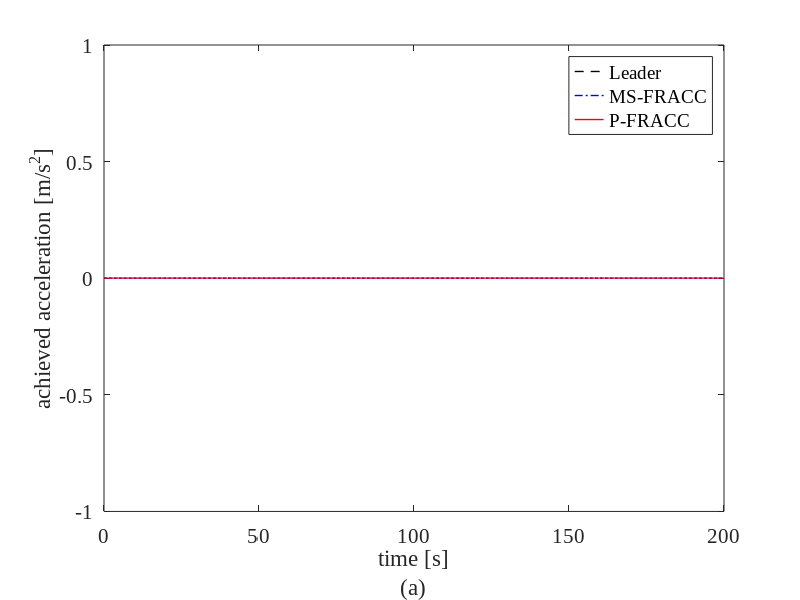
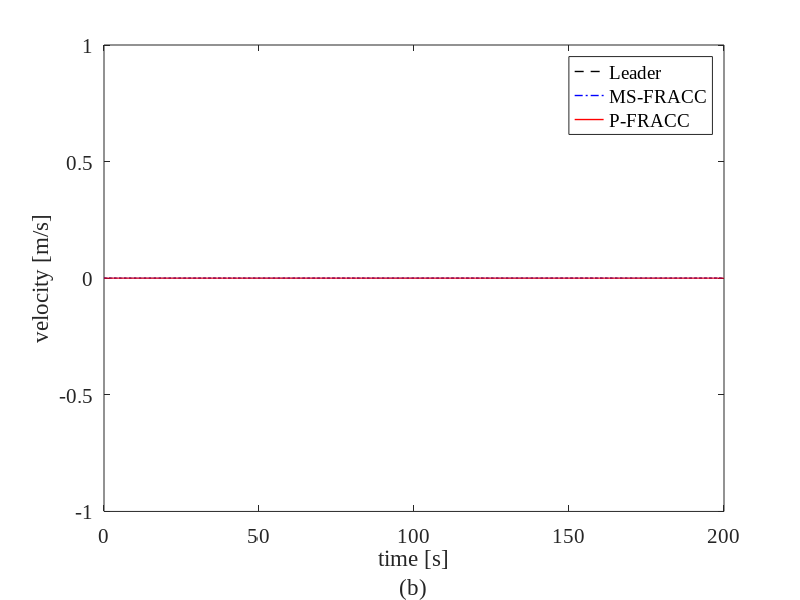

MATLAB code for these plots, in order:
% Feedback ACC model
% A platoon of vehicles where leader behaviour is exogenous
function FR_ACC_code
clear all; close all;

% General simulation controller parameters
s0 = 3;         % minimum gap at standstill [m]
td = 1.2;       % desired time gap [s]
l = 4;          % vehicle length [m]
r = 150;        % on-board sensor range [m]
u_max = 1.5;    % maximum acceleration [m/s^2]
u_min = -8;     % minimum acceleration [m/s^2]
T = 200; % Simulation time [s]
dt_sim = 0.1; % simulation time step [s]
n_sim = T/dt_sim; % number of simulation steps
n_f = 1; % number of followers in the platoon, excluding the leader



% Intake of case and delay
cs=input('what is the case (choose a number 1-5, 1:stop and go, 2:normal, 3: emergency braking, 4:cut in, 5: user defined): '); 
rt=input('what is the sensor delay( >0, in terms of simulation step, i.e entry 1 means sensor delay of 0.1s with time step 0.1s):  ');
ad=input('what is the adaptation delay( >0, in terms of simulation step, i.e entry 1 means sensor delay of 0.1s with time step 0.1s):  ');

% Reference FRACC parameters (Moon et al. 2009)
tau=1.2;                  % FRACC linear coefficient cd
Tdelay = 0.5;             % time delay [s] parameter in (Moon FRACC)
Treaction = 0.8;          % Reaction time [s] parameter in (Moon FRACC)
mu = 1;                   % coeficient of friction in (Moon FRACC)
ITTC =zeros(n_f,n_sim);   % inverse travel time (Moon FRACC)
CM =zeros(n_f,n_sim);     % Control Mode (Moon FRACC)
CD =zeros(n_f,n_sim);     % Equilibrium distance (Moon FRACC)
dbr =zeros(n_f,n_sim);    % FRACC braking distance
dw =zeros(n_f,n_sim);     % FRACC warning distance
tst =zeros(n_f,n_sim);    % FRACC test
X = zeros(n_f,n_sim);     % warning index (Moon FRACC)
AF = zeros(n_f,n_sim);    % Acceleration of two followers  (close loop)
VF = zeros(n_f,n_sim);    % Speed of two followers (close loop)
XF = zeros(n_f,n_sim);    % Position of two followers (close loop)
S = zeros(n_f,n_sim);     % Gap of two followers (close loop)
DV = zeros(n_f,n_sim);    % Relative speed of two followers (close loop)
ve = zeros(n_f,n_sim);
test1= zeros(n_f,n_sim);
test2= zeros(n_f,n_sim);
TEM = zeros(n_f,5);
TTM = zeros(n_f,1);
JM = zeros(n_f,n_sim);
JEM = zeros(n_f,5);
TJM = 0;
ASM= 0;
%proposed controller parameters
% k1 =0.1 , k2 = 5.4 for better collision avoidance performance
k1 = 0.18;      % weight on equilibrium speed
k2 = 1.93;      % weight on realtive speed

T1= zeros(n_f,n_sim);    % Test term1
T2 = zeros(n_f,n_sim);    % Test term2
T3 = zeros(n_f,n_sim);   % Test term3
AFp = zeros(n_f,n_sim);    % Acceleration of two followers  (close loop)
VFp = zeros(n_f,n_sim);    % Speed of two followers (close loop)
XFp = zeros(n_f,n_sim);    % Position of two followers (close loop)
DVp = zeros(n_f,n_sim);    % Relative speed of two followers (close loop)
Sp = zeros(n_f,n_sim);     % Gap of two followers (close loop)
TEP = zeros(n_f,5);
TTP=zeros(n_f,1);
JP = zeros(n_f,n_sim);
JEP = zeros(n_f,5);
TJP =  0;
ASP = 0;            

% pre-allocation of close-loop variables
AL = zeros(1,n_sim);    % Acceleration of leader (close loop)
vleader = zeros(1,n_sim); % Speed of leader (close loop)
xleader = zeros(1,n_sim); % Speed of leader (close loop)


% SET UP INITIAL CONDITIONS
% start velocity of the leader
 switch cs
        case 1
            vleader(1) =5.5;
        case 2
            vleader(1) =20;
        case 3
             vleader(1) =22.2;
        case 4
             vleader(1) =22.2;
        case 5
             vleader(1) =0;
         case 0
            vleader(1) =input('what is the initial velocity of leader in m/s ');
 end
 
% FRACC Initial state
xleader(1) = 500;                   % Initial position of leader [m]
VF(:,1) = vleader(1);               % initial velocity of follower
S(:,1) = vleader(1) * td + s0;      % starting with equilibrium gap
XF(1,1) = xleader(1) - S(1,1)-l;    % position of follower 1
XF(2:n_f,1) = XF(1:n_f-1,1) - S(2:n_f,1) - l; % positions of subsequent folowers

% Proposed controller intial state
VFp(:,1) = vleader(1);    % initial velocity of follower
Sp(:,1) = vleader(1) * td + s0; % starting with equilibrium gap
XFp(1,1) = xleader(1) - Sp(1,1)-l;  % position of follower 1
XFp(2:n_f,1) = XFp(1:n_f-1,1) - Sp(2:n_f,1) - l; % positions of subsequent folowers

% main loop for simulation
for k = 1:n_sim-1
    t = k*dt_sim;
    
    % Predefined leader acceleration( collision ):
    switch cs
        case 1 % Stop and Go (make starting vel= 5.5)
             if (t > 3) && (t <= 4)
                AL(k) =  0;
           elseif (t > 5) && (t <= 20)
                AL(k) = -0.38;
                k;
           elseif (t > 40) && (t <= 80)
                AL(k) = 0.39;
                k;
            elseif (t > 130) && (t <= 170)
                AL(k) = -0.39;
                k;
             else 
                AL(k) = 0;
             end
        case 2 % normal ACC Scenario(make starting velocity 20)
            if (t > 3) && (t <= 4)
                AL(k) =  0;
               
            elseif (t > 70) && (t <= 80)
                AL(k) = 0.5;
                k;
            elseif (t > 140) && (t <= 160)
                AL(k) = -0.5;
                k;
             else 
                AL(k) = 0;
            end
        case 3 % Emergency braking (make starting velocity 22.2)
            if (t > 3) && (t <= 4)
                AL(k) =  0;
            elseif (t > 60) && (t <= 70)
                AL(k) = -4.45;
                k;
             else 
                AL(k) = 0;
            end
         case 4 % CUT IN (make starting velocity 22.2)
            if (t > 3) && (t <= 4)
                AL(k) =  0;
                      
            elseif (t == 60) 
                xleader(k)= xleader(k)-(Sp(1,k)./2);
                Sp(1,k) = Sp(1,k)./2;
                S(1,k) = S(1,k)./2;
            else 
                AL(k) = 0;
            end
          case 5 % add your own code scenario here
           
           
    end
    
    
    %% First forward;
    ve(:,k) = (Sp(:,k) - s0)/td; % equilibrium speed 
    ve(:,k) = max(ve(:,k),0); 
    
    %SIMULATION OF FRACC-moon et.al.2009
    CD(1,k) = s0 + (tau* vleader(k));
    % control mode decision
    if k<(rt)&&(k~=1)
    AF(:,k)= AF(:,k-1);
    elseif (k<n_sim-rt+1)
    ITTC(:,k) = (-DV( : ,k))./S( : ,k);
    for j=1:n_f
        P = FRACCparameters(VF(j,k));
        if j>1
            CD(j,k) = s0 + (tau* VF(j-1,k));
        end
        dbr(j,k) = (-DV(j,k)*Tdelay)+ (mu*((VF(j,k).^2-(VF(j,k)+DV(j,k)).^2))/(2*P(1)));
        dw(j,k) = (-DV(j,k)*Tdelay)+ (mu*((VF(j,k).^2-(VF(j,k)+DV(j,k)).^2))/(2*P(1)))+ (VF(j,k)*Treaction);
        X(j,k) = (S( j,k)- dbr(j,k))/(dw(j,k) - dbr(j,k));
        tst(j,k) =  CD(j,k);    
        if (X(j,k) > 1.19) && (ITTC(j,k)< 0.21) %CONTROL MODE 1
        CM (j,k)=1;
        AF(j,k+rt) = (min(P(1),max((-P(3)*(CD(j,k)- S(j,k))- P(4)*DV(j,k)),P(2))))/ad +(AF(:,k+rt-1)*(1-(1/ad)));
        test1(j,k)= P(3);
        test2(j,k)= P(4);  
        elseif(X(j,k) < 0.81) && (ITTC(j,k)> 0.49) %CONTROL MODE 3
        CM (j,k)=3;
        fprintf('Collision avoidance activated by %d at %d \n',j,(k*0.1));
        AF(j,k+rt)  = (P(5)*(f1(X(j,k)))+ P(6)*f2(ITTC(j,k)))/ad +(AF(:,k+rt-1)*(1-(1/ad)));
        test1(j,k)= P(3);
        test2(j,k)= P(4); 
        elseif (X(j,k)< 1.19)||(ITTC(j,k)>0.21);   %CONTROL MODE 2
        CM (j,k)=2;
        AF(j,k+rt) = (max((-P(3)*(CD(j,k)- S(j,k))- (P(4)*DV(j,k))),-4))/ad +(AF(:,k+rt-1)*(1-(1/ad)));
        test1(j,k)= P(3);
        test2(j,k)= P(4);         
        end
                         
    end
    end
       
    %SIMULATION OF THE PROPOSED CONTROLLER
    if k<(rt)&&(k~=1)
        AFp(:,k)= AFp(:,k-1);
    elseif (k<n_sim-rt+1)
        T2(:,k) = k2*DVp(:,k).*((-1./(1+(1.*exp(-(0.01.*Sp(:,k)))))+1));
        AFp(:,k+rt)  = ((k1*(min((Sp(:,k)-s0),36)- VFp(:,k)*td)+ T2(:,k))/ad)+(AFp(:,k+rt-1)*(1-(1/ad)));
        T1(:,k+rt)= DVp(:,k)<=0;
        T3(:,k+rt) =  k2*((-1/(1+exp(-0.01.*(Sp(:,k)-3))))+1);
    end
          
     
    % Limited acceleration
    AF(:,k) = max(AF(:,k), u_min);
    AF(:,k) = min(AF(:,k), u_max);
    AFp(:,k) = min(AFp(:,k), u_max);
    % Limit acceleration such that v >= 0
    AF(:,k) = max(AF(:,k),-VF(:,k)/dt_sim);
    AFp(:,k) = max(AFp(:,k),-VFp(:,k)/dt_sim);
    AL(k)=max(AL(k),-vleader(k)/dt_sim);
    
    switch cs
        case 1 % Stop and Go (make starting vel= 5.5)
            if(t>3) 
               JM(:,k) = abs(AF(:,k)- AF(:,k-1));
               JP(:,k) = abs(AFp(:,k)- AFp(:,k-1));
            end            
            if (t > 20) && (t <= 50)
                if(abs(AL(:,k)- AFp(:,k))> 0.01)
                 TEP(:,1)= TEP(:,1)+ dt_sim;
                 JEP(:,1) = JEP(:,1)+JP(:,k);
                end
                if(abs(AL(:,k)- AF(:,k))> 0.01)
                 TEM(:,1)= TEM(:,1)+ dt_sim;
                 JEM(:,1) = JEM(:,1)+JM(:,k);
                end
            elseif (t > 80) && (t <= 100)
                 if(abs(AL(:,k)- AFp(:,k))> 0.01)
                 TEP(:,2)= TEP(:,2)+ dt_sim;
                  JEP(:,2) = JEP(:,2)+JP(:,k);
                end
                 if(abs(AL(:,k)- AF(:,k))> 0.01)
                 TEM(:,2)= TEM(:,2)+ dt_sim;
                 JEM(:,2) = JEM(:,2)+JM(:,k);
                end 
            elseif (t > 170) && (t <= 200)
               %if(abs(DVp(:,k))> 0.1)
                if(abs(AL(:,k)- AFp(:,k))> 0.01)
                 TEP(:,3)= TEP(:,3)+ dt_sim;
                 JEP(:,3) = JEP(:,3)+JP(:,k);
                end
                %if(abs(DV(:,k))>0.1)
                 if(abs(AL(:,k)- AFp(:,k))> 0.01)
                 TEM(:,3)= TEM(:,3)+ dt_sim;
                 JEM(:,3) = JEM(:,3)+JM(:,k);
                end
            end
            if(XF(:,k)<1600)
                TTM(:,1) = t;
            end
            if(XFp(:,k)<1600)
                TTP(:,1)= t;
            end
            TJP =  TJP + JP(:,k);
            TJM = TJM +JM(:,k);
            ASM = ASM +DV(:,k)/S(:,k);
            ASP = ASP +DVp(:,k)/Sp(:,k);
           
        case 2 % normal ACC Scenario(make starting velocity 20)
                          
          if(t>3)
            JM(:,k) = abs(AF(:,k)- AF(:,k-1));
            JP(:,k) = abs(AFp(:,k)- AFp(:,k-1));
          end
          if (t > 80) && (t <= 90)
                if(abs(DVp(:,k))> 0.1)
                 TEP(:,1)= TEP(:,1)+ dt_sim;
                 JEP(:,1) = JEP(:,1)+JP(:,k);
                end
                if(abs(DV(:,k))>0.1)
                 TEM(:,1)= TEM(:,1)+ dt_sim;
                 JEM(:,1) = JEM(:,1)+JM(:,k);
                end   
          elseif (t > 160) && (t <= 170)
                if(abs(DVp(:,k))> 0.1)
                 TEP(:,2)= TEP(:,2)+ dt_sim;
                 JEP(:,2) = JEP(:,2)+JP(:,k);
                end
                if(abs(DV(:,k))>0.1)
                 TEM(:,2)= TEM(:,2)+ dt_sim;
                 JEM(:,2) = JEM(:,2)+JM(:,k);
                end  
           end
            if(XF(:,k)<4200)
                 TTM(:,1) = t;
            end
            if(XFp(:,k)<4200)
                TTP(:,1)= t;
            end
                     
            TJP =  TJP + JP(:,k);
            TJM = TJM +JM(:,k);
            ASM = ASM +DV(:,k)/S(:,k);
            ASP = ASP +DVp(:,k)/Sp(:,k);
            
        case 3 % Emergency braking (make starting velocity 22.2)
           if(t>3)
            JM(:,k) = abs(AF(:,k)- AF(:,k-1));
            JP(:,k) = abs(AFp(:,k)- AFp(:,k-1));
           end
           if (t > 70) && (t <= 80)
                if(abs(DVp(:,k))> 0.1)
                 TEP(:,1)= TEP(:,1)+ dt_sim;
                end
                if(abs(DV(:,k))>0.1)
                 TEM(:,1)= TEM(:,1)+ dt_sim;
                end   
           end
            TJP =  TJP + JP(:,k);
            TJM = TJM +JM(:,k);
            ASM = ASM +S(:,k);
            ASP = ASP +Sp(:,k);
            
         case 4 % Cut in (make starting velocity 22.2)
          if(t>3)
                JM(:,k) = abs(AF(:,k)- AF(:,k-1));
                JP(:,k) = abs(AFp(:,k)- AFp(:,k-1));
          end
          if (t> 60) && (t <= 90)
                if(abs(DVp(:,k))> 0.1)
                 TEP(:,1)= TEP(:,1)+ dt_sim;
                 JEP(:,1) = JEP(:,1)+JP(:,k);
                end
                if(abs(DV(:,k))>0.1)
                 TEM(:,1)= TEM(:,1)+ dt_sim;
                 JEM(:,1) = JEM(:,1)+JM(:,k);
                end                             
          end
            TJP =  TJP + JP(:,k);
            TJM = TJM +JM(:,k);
            ASM = ASM +S(:,k);
            ASP = ASP +Sp(:,k);
    end
    
    % Update speed and position of leader for the next time step
    vleader(k+1) = vleader(k) + dt_sim * AL(k);
    xleader(k+1) = xleader(k) + dt_sim * vleader(k) + 0.5 * AL(k)* dt_sim^2;
    
   % Update speed and position of leader for the next time step FRACC-Moon
    VF(:,k+1) = VF(:,k) + AF(:,k) * dt_sim;
    XF(:,k+1) = XF(:,k) + VF(:,k) * dt_sim + 0.5 * AF(:,k) * dt_sim^2;
    S(1,k+1) = S(1,k) + DV(1,k) * dt_sim + 0.5 * (AL(k)-AF(1,k)) * dt_sim^2;
    DV(1,k+1) = DV(1,k) + (AL(k)-AF(1,k)) * dt_sim;
    
    % Update speed and position of leader for the next time step-  proposed
    VFp(:,k+1) = VFp(:,k) + AFp(:,k) * dt_sim;
    XFp(:,k+1) = XFp(:,k) + VFp(:,k) * dt_sim + 0.5 * AFp(:,k) * dt_sim^2;
    Sp(1,k+1) = Sp(1,k) + DVp(1,k) * dt_sim + 0.5 * (AL(k)-AFp(1,k)) * dt_sim^2;
    DVp(1,k+1) = DVp(1,k) + (AL(k)-AFp(1,k)) * dt_sim;
    
    
    for i_f = 2: n_f
        S(i_f,k+1) = S(i_f,k) + DV(i_f,k) * dt_sim + 0.5 * (AF(i_f-1,k)-AF(i_f,k)) * dt_sim^2;
        DV(i_f,k+1) = DV(i_f,k) + (AF(i_f-1,k)-AF(i_f,k)) * dt_sim;
    end
    for i_f = 2: n_f
        Sp(i_f,k+1) = Sp(i_f,k) + DVp(i_f,k) * dt_sim + 0.5 * (AFp(i_f-1,k)-AFp(i_f,k)) * dt_sim^2;
        DVp(i_f,k+1) = DVp(i_f,k) + (AFp(i_f-1,k)-AFp(i_f,k)) * dt_sim;
    end
    
    
end
mjm = max(JM(:,:));
mjp = max(JP(:,:));
 ASM = ASM/n_sim;
 ASP = ASP/n_sim;
% save results



%% Plot results
taxis = 0:dt_sim:T-dt_sim;
set(0,'defaultAxesFontName', 'Times New Roman')
set(0,'DefaultLineLineWidth',1)
figure;
subplot(111)
plot(taxis, AL(1,:),'k--', taxis, AF(:,:),'b-.', taxis, AFp(:,:),'r');
set(gca,'fontsize',15)
legend('Leader','MS-FRACC','P-FRACC')
xlabel({'time [s]','(a)'}); ylabel('achieved acceleration [m/s^2]');
figure;
subplot(111)
plot(taxis, vleader(1,:),'k--', taxis, VF(:,:),'b-.', taxis, VFp(:,:),'r');
set(gca,'fontsize',15)
xlabel({'time [s]','(b)'}); ylabel('velocity [m/s]');
legend('Leader','MS-FRACC','P-FRACC')
end
function [a]= FRACCparameters(y)
    if y <= 11.11
    a(1) = 1.5;         % max acceleration 
    a(2) = -2;          % min acceleration
    a(3) = 0.35;        % k1
    a(4) = -1.2;        % k2
    a(5) = 1;           % w1
    a(6) = 0;           % w2
    elseif y >= 19.44
    a(1) = 1;            % max acceleration 
    a(2) = -1;           % min acceleration
    a(3) = 0.2;          % k1
    a(4) = -0.85;        % k2
    a(5) = 0;            % w1
    a(6) = 1;            % w2
    else
    a(1) = ((1-1.5)/(19.44-11.11)*(y-11.11))+1.5;            % max acceleration 
    a(2) = (((-1)-(-2))/(19.44-11.11)*(y-11.11))+(-2);       % min acceleration
    a(3) = (((0.2)-(0.35))/(19.44-11.11)*(y-11.11))+(0.35);  % k1
    a(4) = (((-0.85)-(-1.2))/(19.44-11.11)*(y-11.11))+(-1.2);% k2
    a(5) = (((0)-(1))/(19.44-11.11)*(y-11.11))+(1);          % w1
    a(6) = (((1)-(0))/(19.44-11.11)*(y-11.11))+(0);          % w2
    end
end


function [a]= f1(y)
if y <= 0.3
    a = -8;
elseif y <= 0.65
    a = ((y-0.3)/(0.3-0.65)*((-8)-(-6)))+ (-8);
elseif y <= 0.81
    a = ((y-0.65)/(0.65-0.81)*((-6)-(-4)))+ (-6);
elseif y <= 1.19
    a = ((y-0.81)/(0.81-1.19)*((-4)-(-2)))+ (-4);
else
    a = 0;
end
end
function [a]= f2(y)
if y <= 0.21
    a = -2;
elseif y <= 0.49
    a = ((y-0.21)/(0.21-0.49)*((-2)-(-4)))+ (-2);
elseif y <= 0.68
    a = ((y-0.49)/(0.49-0.68)*((-4)-(-6)))+ (-4);
elseif y <= 1.5
    a = ((y-0.68)/(0.68-1.5)*((-6)-(-8)))+ (-6);
else 
    a = 0;
end
end